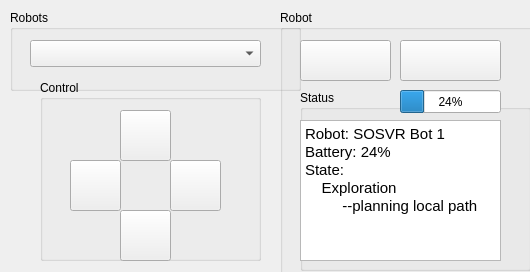
<?xml version="1.0" encoding="UTF-8"?>
<ui version="4.0">
 <class>MainWindow</class>
 <widget class="QWidget" name="MainWindow">
  <property name="geometry">
   <rect>
    <x>0</x>
    <y>0</y>
    <width>530</width>
    <height>272</height>
   </rect>
  </property>
  <property name="windowTitle">
   <string>SOSVR Controller</string>
  </property>
  <widget class="QWidget" name="centralwidget" native="true">
   <property name="geometry">
    <rect>
     <x>0</x>
     <y>0</y>
     <width>651</width>
     <height>531</height>
    </rect>
   </property>
   <widget class="QGroupBox" name="groupBox">
    <property name="geometry">
     <rect>
      <x>10</x>
      <y>10</y>
      <width>291</width>
      <height>81</height>
     </rect>
    </property>
    <property name="title">
     <string>Robots</string>
    </property>
    <widget class="QComboBox" name="robot_box">
     <property name="geometry">
      <rect>
       <x>20</x>
       <y>30</y>
       <width>231</width>
       <height>27</height>
      </rect>
     </property>
    </widget>
   </widget>
   <widget class="QGroupBox" name="groupBox_2">
    <property name="geometry">
     <rect>
      <x>280</x>
      <y>10</y>
      <width>291</width>
      <height>281</height>
     </rect>
    </property>
    <property name="title">
     <string>Robot</string>
    </property>
    <widget class="QPushButton" name="buttonOn">
     <property name="geometry">
      <rect>
       <x>20</x>
       <y>30</y>
       <width>91</width>
       <height>41</height>
      </rect>
     </property>
     <property name="text">
      <string/>
     </property>
    </widget>
    <widget class="QPushButton" name="buttonOff">
     <property name="geometry">
      <rect>
       <x>120</x>
       <y>30</y>
       <width>101</width>
       <height>41</height>
      </rect>
     </property>
     <property name="text">
      <string/>
     </property>
    </widget>
    <widget class="QGroupBox" name="groupBox_3">
     <property name="geometry">
      <rect>
       <x>20</x>
       <y>80</y>
       <width>231</width>
       <height>181</height>
      </rect>
     </property>
     <property name="title">
      <string>Status</string>
     </property>
     <widget class="QTextBrowser" name="textBrowser">
      <property name="geometry">
       <rect>
        <x>0</x>
        <y>30</y>
        <width>201</width>
        <height>141</height>
       </rect>
      </property>
      <property name="html">
       <string>&lt;!DOCTYPE HTML PUBLIC &quot;-//W3C//DTD HTML 4.0//EN&quot; &quot;http://www.w3.org/TR/REC-html40/strict.dtd&quot;&gt;
&lt;html&gt;&lt;head&gt;&lt;meta name=&quot;qrichtext&quot; content=&quot;1&quot; /&gt;&lt;style type=&quot;text/css&quot;&gt;
p, li { white-space: pre-wrap; }
&lt;/style&gt;&lt;/head&gt;&lt;body style=&quot; font-family:'Ubuntu'; font-size:11pt; font-weight:400; font-style:normal;&quot;&gt;
&lt;p style=&quot; margin-top:0px; margin-bottom:0px; margin-left:0px; margin-right:0px; -qt-block-indent:0; text-indent:0px;&quot;&gt;Robot: SOSVR Bot 1&lt;/p&gt;
&lt;p style=&quot; margin-top:0px; margin-bottom:0px; margin-left:0px; margin-right:0px; -qt-block-indent:0; text-indent:0px;&quot;&gt;Battery: 24%&lt;/p&gt;
&lt;p style=&quot; margin-top:0px; margin-bottom:0px; margin-left:0px; margin-right:0px; -qt-block-indent:0; text-indent:0px;&quot;&gt;State: &lt;/p&gt;
&lt;p style=&quot; margin-top:0px; margin-bottom:0px; margin-left:0px; margin-right:0px; -qt-block-indent:0; text-indent:0px;&quot;&gt;    Exploration&lt;/p&gt;
&lt;p style=&quot; margin-top:0px; margin-bottom:0px; margin-left:0px; margin-right:0px; -qt-block-indent:0; text-indent:0px;&quot;&gt;         --planning local path&lt;/p&gt;&lt;/body&gt;&lt;/html&gt;</string>
      </property>
     </widget>
     <widget class="QProgressBar" name="batteryBar">
      <property name="geometry">
       <rect>
        <x>100</x>
        <y>0</y>
        <width>101</width>
        <height>23</height>
       </rect>
      </property>
      <property name="toolTip">
       <string>&lt;html&gt;&lt;head/&gt;&lt;body&gt;&lt;p&gt;Battery&lt;/p&gt;&lt;/body&gt;&lt;/html&gt;</string>
      </property>
      <property name="value">
       <number>24</number>
      </property>
     </widget>
    </widget>
   </widget>
   <widget class="QGroupBox" name="groupBox_4">
    <property name="geometry">
     <rect>
      <x>40</x>
      <y>80</y>
      <width>221</width>
      <height>181</height>
     </rect>
    </property>
    <property name="title">
     <string>Control</string>
    </property>
    <widget class="QPushButton" name="controlUp">
     <property name="geometry">
      <rect>
       <x>80</x>
       <y>30</y>
       <width>51</width>
       <height>51</height>
      </rect>
     </property>
     <property name="text">
      <string/>
     </property>
    </widget>
    <widget class="QPushButton" name="controlRight">
     <property name="geometry">
      <rect>
       <x>130</x>
       <y>80</y>
       <width>51</width>
       <height>51</height>
      </rect>
     </property>
     <property name="text">
      <string/>
     </property>
    </widget>
    <widget class="QPushButton" name="controlLeft">
     <property name="geometry">
      <rect>
       <x>30</x>
       <y>80</y>
       <width>51</width>
       <height>51</height>
      </rect>
     </property>
     <property name="text">
      <string/>
     </property>
    </widget>
    <widget class="QPushButton" name="controlBottom">
     <property name="geometry">
      <rect>
       <x>80</x>
       <y>130</y>
       <width>51</width>
       <height>51</height>
      </rect>
     </property>
     <property name="text">
      <string/>
     </property>
    </widget>
   </widget>
  </widget>
 </widget>
 <resources/>
 <connections/>
</ui>
